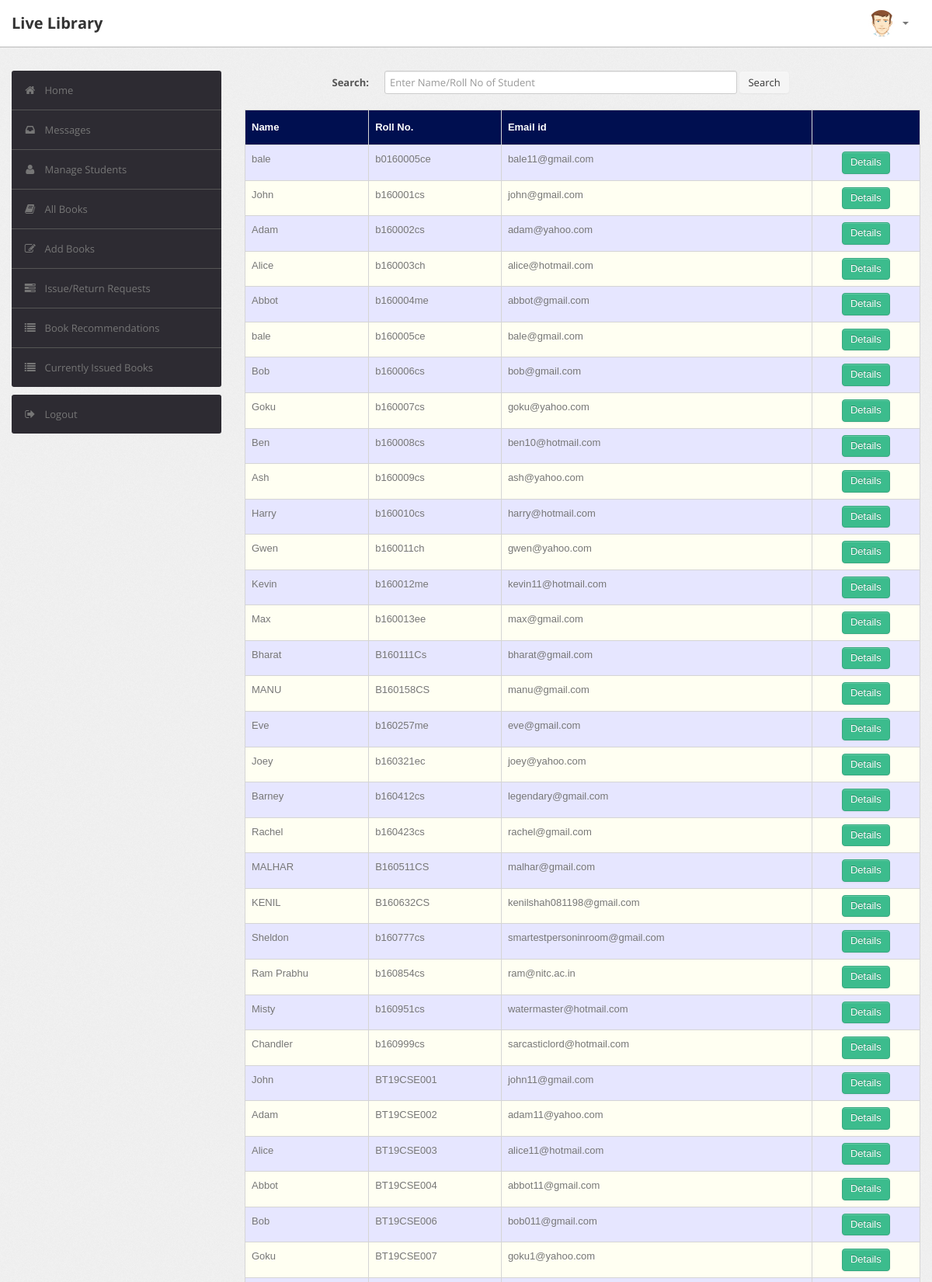
Page /admin/student.php (signed in, upper part) on the committed database.
### tables this page shows
CREATE TABLE `user` (
  `RollNo` varchar(50) NOT NULL,
  `Name` varchar(50) DEFAULT NULL,
  `Type` varchar(50) DEFAULT NULL,
  `Category` varchar(50) DEFAULT NULL,
  `EmailId` varchar(50) DEFAULT NULL,
  `MobNo` bigint DEFAULT NULL,
  `Password` varchar(50) DEFAULT NULL,
  PRIMARY KEY (`RollNo`),
  UNIQUE KEY `EmailId` (`EmailId`)
);

### admin/student.php (the view, shortened to what this page needs)
<?php
require('dbconn.php');
?>
<?php
if ($_SESSION['RollNo']) {
    ?>
<!DOCTYPE html>
<html lang="en">
    <head>
        <link type="text/css" href="bootstrap/css/bootstrap.min.css" rel="stylesheet">
        <link type="text/css" href="bootstrap/css/bootstrap-responsive.min.css" rel="stylesheet">
        <link type="text/css" href="css/theme.css" rel="stylesheet">
        <link type="text/css" href="images/icons/css/font-awesome.css" rel="stylesheet">
    </head>
    <body>
        <div class="navbar navbar-fixed-top">
            <div class="navbar-inner">
                <div class="container">
                        <a class="brand" href="index.php">Live Library </a>
                    <div class="nav-collapse collapse navbar-inverse-collapse">
                        <ul class="nav pull-right">
                            <li class="nav-user dropdown"><a href="#" class="dropdown-toggle" data-toggle="dropdown">
                                <img src="images/user.png" class="nav-avatar" />
                                <b class="caret"></b></a>
                            </li>
                        </ul>
                    </div>
                </div>
            </div>
        </div>
        <div class="wrapper">
            <div class="container">
                <div class="row">
                    <div class="span3">
                        <div class="sidebar">
                            <ul class="widget widget-menu unstyled">
                                <li class="active"><a href="index.php"><i class="menu-icon icon-home"></i>Home
                                </a></li>
                                 <li><a href="message.php"><i class="menu-icon icon-inbox"></i>Messages</a>
                                </li>
                                <li><a href="student.php"><i class="menu-icon icon-user"></i>Manage Students </a>
                                </li>
                                <li><a href="book.php"><i class="menu-icon icon-book"></i>All Books </a></li>
                                <li><a href="addbook.php"><i class="menu-icon icon-edit"></i>Add Books </a></li>
                                <li><a href="requests.php"><i class="menu-icon icon-tasks"></i>Issue/Return Requests </a></li>
                                <li><a href="recommendations.php"><i class="menu-icon icon-list"></i>Book Recommendations </a></li>
                                <li><a href="current.php"><i class="menu-icon icon-list"></i>Currently Issued Books </a></li>
                            </ul>
                            <ul class="widget widget-menu unstyled">
                                <li><a href="logout.php"><i class="menu-icon icon-signout"></i>Logout </a></li>
                            </ul>
                        </div>
                    </div>
                    <div class="span9">
                        <form class="form-horizontal row-fluid" action="student.php" method="post">
                                        <div class="control-group">
                                            <label class="control-label" for="Search"><b>Search:</b></label>
                                            <div class="controls">
                                                <input type="text" id="title" name="title" placeholder="Enter Name/Roll No of Student" class="span8" required>
                                                <button type="submit" name="submit"class="btn">Search</button>
                                            </div>
                                        </div>
                                    </form>
                                    <br>
                                    <?php
                                    if(isset($_POST['submit']))
                                        {$s=$_POST['title'];
                                            $sql="select * from LMS.user where (RollNo='$s' or Name like '%$s%') and RollNo<>'ADMIN'";
                                        }
                                    else
                                        $sql="select * from LMS.user where RollNo<>'ADMIN'";
                                    $result=$conn->query($sql);
                                    $rowcount=mysqli_num_rows($result);
                                    if(!($rowcount))
                                        echo "<br><center><h2><b><i>No Results</i></b></h2></center>";
                                    else
                                    {
                                    ?>
                        <table class="table" id = "tables">
                                  <thead>
                                    <tr>
                                      <th>Name</th>
                                      <th>Roll No.</th>
                                      <th>Email id</th>
                                      <th></th>
                                    </tr>
                                  </thead>
                                  <tbody>
                    <?php
                            while($row=$result->fetch_assoc())
                            {
                                $email=$row['EmailId'];
                                $name=$row['Name'];
                                $rollno=$row['RollNo'];
                            ?>
                                    <tr>
                                      <td><?php echo $name ?></td>
                                      <td><?php echo $rollno ?></td>
                                      <td><?php echo $email ?></td>
                                        <td>
                                        <center>
                                            <a href="studentdetails.php?id=<?php echo $rollno; ?>" class="btn btn-success">Details</a>
                                      </center>
                                        </td>
                                    </tr>
                            <?php }} ?>
                                  </tbody>
                                </table>
                            </div>
                </div>
            </div>
        </div>
    </body>
</html>
<?php }
else {
    echo "<script type='text/javascript'>alert('Access Denied!!!')</script>";
} ?>

### admin/css/theme.css (style rules this page uses)
#tables { font-family: "Trebuchet MS", Arial, Helvetica, sans-serif; border-collapse: collapse; width: 100%; }
#tables td, #tables th { border: 1px solid #ddd; padding: 8px; }
#tables tr:nth-child(even) { background-color: #fffff2; }
#tables tr:nth-child(odd) { background-color: #e6e6ff; }
#tables th { padding-top: 12px; padding-bottom: 12px; text-align: left; background-color: #000F50; color: white; }
body { font-size: 13px; font-family: 'Open Sans', Arial, sans-serif; background: #fff; color: #777 }
strong, b { color: #555 }
.wrapper { background: url(../images/bg.png) #eee; border-bottom: 1px solid #bbb; -webkit-box-shadow: 0 1px 2px rgba(0,0,0,0.1); -moz-box-shadow: 0 1px 2px rgba(0,0,0,0.1); box-shadow: 0 1px 2px rgba(0,0,0,0.1); padding: 30px 0 }
form { margin: 0 }
select, textarea, input[type="text"], input[type="password"], input[type="datetime"], input[type="datetime-local"], input[type="date"], input[type="month"], input[type="time"], input[type="week"], input[type="number"], input[type="email"], input[type="url"], input[type="search"], input[type="tel"], input[type="color"], .uneditable-input, label, input, button, select, textarea { -webkit-border-radius: 3px; -moz-border-radius: 3px; border-radius: 3px; font-size: 13px; font-family: 'Open Sans', Tahoma, Arial, sans-serif }
body [class^="icon-"], body [class*=" icon-"] { font-size: 14px; line-height: 20px; height: 20px }
.form-horizontal .control-group, .form-vertical .control-group { margin-bottom: 0 }
.navbar { position: static!important; margin: 0!important }
.navbar .navbar-inner { background: #fff; border-bottom: 1px solid #bbb; -webkit-box-shadow: 0 1px 2px rgba(0,0,0,0.15); -moz-box-shadow: 0 1px 2px rgba(0,0,0,0.15); box-shadow: 0 1px 2px rgba(0,0,0,0.15) }
.navbar .brand { color: #333; font-weight: bold; font-size: 20px; margin-right: 20px; padding: 20px }
.navbar .nav>li>a { padding: 20px 15px; font-weight: bold; color: #777 }
.nav-user>a { height: 20px }
.nav-avatar { width: 34px; height: 34px; margin: -7px 5px 0 0; -webkit-border-radius: 50%; -moz-border-radius: 50%; border-radius: 50% }
.btn, .btn-box { -webkit-border-radius: 3px; -moz-border-radius: 3px; border-radius: 3px }
.btn { font-size: 13px; font-weight: 600 }
.btn { display: inline-block; margin-bottom: 0; font-weight: 400; text-align: center; vertical-align: middle; cursor: pointer; background-image: none; border: 1px solid transparent; white-space: nowrap; padding: 4px 10px; font-size: 13px; line-height: 1.42857; border-radius: 4px; -webkit-user-select: none; -moz-user-select: none; -ms-user-select: none; user-select: none }
.btn-success { color: #fff; background-color: #3cbc8d; border-color: #36a97f }
.table { margin-bottom: 0 }
.table th, .table td { border-color: #d5d5d5!important }
.widget-menu { background: #fff; -webkit-border-radius: 3px; -moz-border-radius: 3px; border-radius: 3px; overflow: hidden }
.widget-menu a { color: #555; display: block; line-height: 20px; padding: 15px; text-decoration: none!important }
.widget-menu .menu-icon { margin-right: 10px; color: #767676; -webkit-transition: all .2s ease-in-out; -moz-transition: all .2s ease-in-out; transition: all .2s ease-in-out; }
.widget-menu>li+li { border-top: 1px solid #555 }
.widget-menu>li>a { background-color: #2d2b32; color: #767676; -webkit-transition: all .2s ease-in-out; -moz-transition: all .2s ease-in-out; transition: all .2s ease-in-out; }

### rows in the picture
user: Name "bale", RollNo "b0160005ce", EmailId "bale11@gmail.com"
user: Name "John", RollNo "b160001cs", EmailId "john@gmail.com"
user: Name "Adam", RollNo "b160002cs", EmailId "adam@yahoo.com"
user: Name "Alice", RollNo "b160003ch", EmailId "alice@hotmail.com"
user: Name "Abbot", RollNo "b160004me", EmailId "abbot@gmail.com"
user: Name "bale", RollNo "b160005ce", EmailId "bale@gmail.com"
user: Name "Bob", RollNo "b160006cs", EmailId "bob@gmail.com"
user: Name "Goku", RollNo "b160007cs", EmailId "goku@yahoo.com"
user: Name "Ben", RollNo "b160008cs", EmailId "ben10@hotmail.com"
user: Name "Ash", RollNo "b160009cs", EmailId "ash@yahoo.com"
user: Name "Harry", RollNo "b160010cs", EmailId "harry@hotmail.com"
user: Name "Gwen", RollNo "b160011ch", EmailId "gwen@yahoo.com"
user: Name "Kevin", RollNo "b160012me", EmailId "kevin11@hotmail.com"
user: Name "Max", RollNo "b160013ee", EmailId "max@gmail.com"
user: Name "Bharat", RollNo "B160111Cs", EmailId "bharat@gmail.com"
user: Name "MANU", RollNo "B160158CS", EmailId "manu@gmail.com"
user: Name "Eve", RollNo "b160257me", EmailId "eve@gmail.com"
user: Name "Joey", RollNo "b160321ec", EmailId "joey@yahoo.com"
user: Name "Barney", RollNo "b160412cs", EmailId "legendary@gmail.com"
user: Name "Rachel", RollNo "b160423cs", EmailId "rachel@gmail.com"
user: Name "MALHAR", RollNo "B160511CS", EmailId "malhar@gmail.com"
user: Name "KENIL", RollNo "B160632CS", EmailId "kenilshah081198@gmail.com"
user: Name "Sheldon", RollNo "b160777cs", EmailId "smartestpersoninroom@gmail.com"
user: Name "Ram Prabhu", RollNo "b160854cs", EmailId "ram@nitc.ac.in"
user: Name "Misty", RollNo "b160951cs", EmailId "watermaster@hotmail.com"
user: Name "Chandler", RollNo "b160999cs", EmailId "sarcasticlord@hotmail.com"
user: Name "John", RollNo "BT19CSE001", EmailId "john11@gmail.com"
user: Name "Adam", RollNo "BT19CSE002", EmailId "adam11@yahoo.com"
user: Name "Alice", RollNo "BT19CSE003", EmailId "alice11@hotmail.com"
user: Name "Abbot", RollNo "BT19CSE004", EmailId "abbot11@gmail.com"
user: Name "Bob", RollNo "BT19CSE006", EmailId "bob011@gmail.com"
user: Name "Goku", RollNo "BT19CSE007", EmailId "goku1@yahoo.com"
